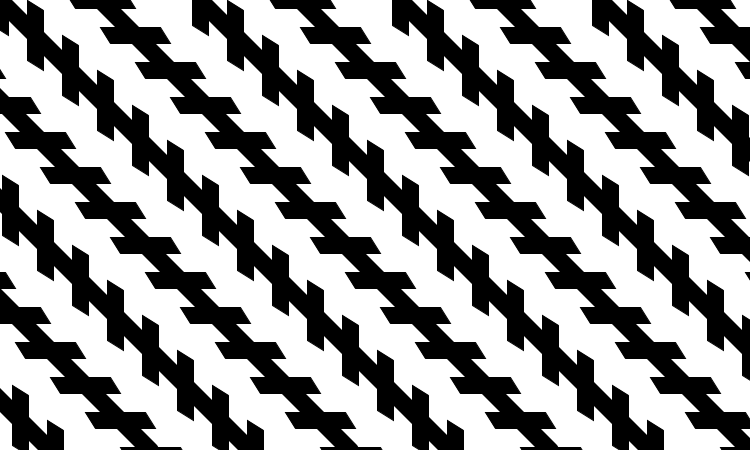
Frame 1 (no input)
Frame 60 (the mouse pressed at the canvas centre just before this capture): identical to frame 1, image omitted
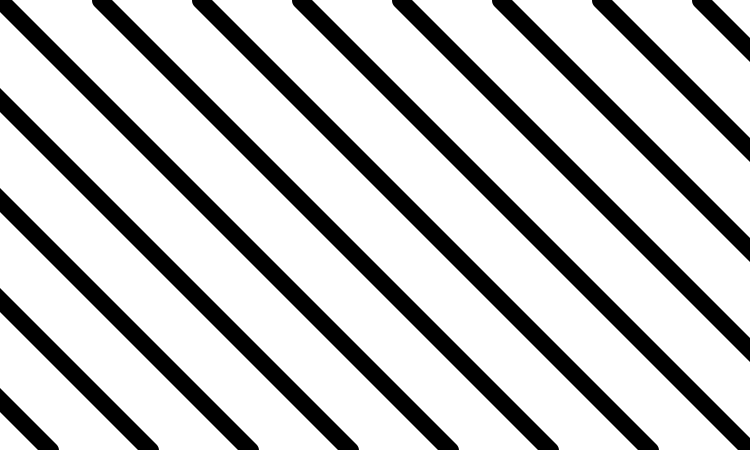
Frame 120 (the mouse held since frame 60 and released just before this capture)

The Processing sketch that drew these frames (run headless with seeded random() and noise(); from frame 60 on, the mouse is pressed at the canvas centre):

// Processing sketch: Zollner_ilussion
// ── Zollner_ilussion.pde
/*--------------------------
Camilo Esteban Nieto Barrera
Universidad Nacional de Colombia
Computación visual

Titulo: Zollner ilussion (GEOMETRICAL-OPTICAL (OR DISTORTING) ILLUSION)(COGNITIVE)

--------------------------*/

import java.lang.*;

//----------------------//
//Parametros del sistema//
int gap_big = 100; //Espacio en tre lineas diagonales
int gap_small = 35; //Espacio entre lineas horizontales o verticales(pequeñas)
int stroke_weight = 17; //Ancho de las lineas
//Si se cambia el tamaño de size se debe cambiar el tamaño de estas variables
int screen_height = 450; 
int screen_width = 750;
//----------------------//

//Lineas antes del punto de origin a dibujar para ocupar toda la pantalla
int lines_before_origin = (int)Math.ceil(screen_height/gap_big);
//Lineas después del punto de origin a dibujar para ocupar toda la pantalla
int lines_after_origin = (int)Math.ceil(screen_width/gap_big) + 1;
int total_lines = lines_before_origin + lines_after_origin;
//Tamaño antes del origen, número de lineas a pintar por la brecha entre estas
int size_before_origin = lines_before_origin*gap_big;

PGraphics pg_lines, pg_small_lines;

boolean clicked = false; //Pintara en caso de que no este clickeado el canvas

void setup(){
  size( 750, 450 );
  
  //El ancho de la pantalla más la cantidad de lineas que quepan en la altura
  // por la distancia entre dichas lineas, esto para dibujar las que quedan a 
  // medias antes del pixel 0,0 de la pantalla
  int pg_width = screen_width+size_before_origin;
  pg_lines = createGraphics(pg_width, screen_height);
  pg_small_lines = createGraphics(pg_width, screen_height);
  
}

void draw(){
  
  //Contendra las lineas largas en diagonal que se mantenran siempre pintadas
  pg_lines.beginDraw();
  pg_lines.background(255);
  pg_lines.strokeWeight(stroke_weight);
  for( int i=0; i<total_lines; i++){
    //lineas en angulo de 45 grados
    int x1 = i*gap_big;
    int x2 = screen_height+i*gap_big;
    int y1 = 0;
    int y2 = screen_height;
    pg_lines.line( x1, y1, x2, y2 );
  }
  pg_lines.endDraw();
  image(pg_lines, -size_before_origin, 0);
  
  //Rutina que pintara las lineas pequeñas dependiendo de si se esta clickeando
  if( !clicked ){
    
    int middle_stroke = stroke_weight/2;
    fill(0);
    //Recorre el eje x en el rango de pg_width
    for(int k=-size_before_origin; k<=screen_width; k+=gap_big){
      //Recorre el eje y desde o hasta la altura del canvas
      for(int i=0; i <= screen_height+gap_small; i += gap_small){
        //if que revisa si se esta en una linea par o impar y dependiendo de esto
        // hace las lineas horizontales o verticales
        if(abs(k/gap_big) % 2 == 1){
          int x1 = i-35+k;
          int x2 = i+25+k;
          int x3 = i+35+k;
          int x4 = i-25+k;
          int y1 = i-middle_stroke;
          int y2 = i-middle_stroke;
          int y3 = i+middle_stroke;
          int y4 = i+middle_stroke;
          quad(x1,y1,x2,y2,x3,y3,x4,y4);
        }else{
          int x1 = i-middle_stroke+k;
          int x2 = i+middle_stroke+k;
          int x3 = i+middle_stroke+k;
          int x4 = i-middle_stroke+k;
          int y1 = i-35;
          int y2 = i-25;
          int y3 = i+35;
          int y4 = i+25;
          quad(x1,y1,x2,y2,x3,y3,x4,y4);
        }
      }
    }
  }
}

void mousePressed(){
  clicked = true;
}

void mouseReleased(){
  clicked = false;
}
